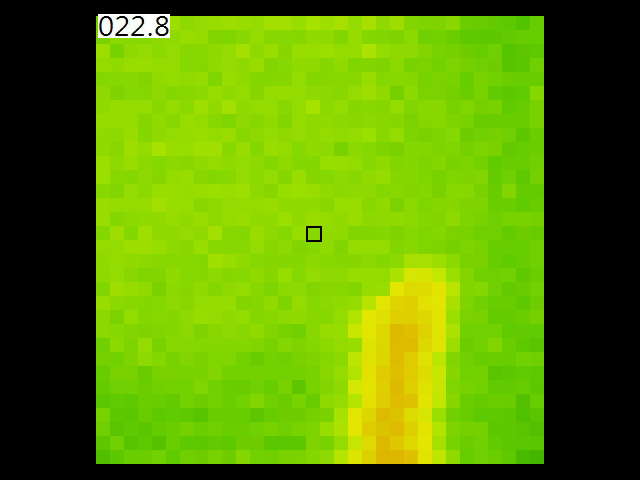
#> input picture train_src/finger_2018-01-30-09-24-37_00029.bmp, 640 x 480 px, given in place of x001.bmp, which was not available
$ python thermal_images.py   (older library calls are emulated)
#> lines starting #> are read from the running program, lines starting #| are printed output that depends on the picture; pictures that were not available may be replaced by others from this repository, and a replacement may not be noted
#!/usr/bin/env python3
# -*- coding: utf-8 -*-
"""
Created on Tue Feb  6 14:02:24 2018

@author: fredoleary
"""
import os
from enum import Enum
import numpy as np
from scipy import misc

# pylint: disable=C0301
# pylint: disable=C0103

IMAGE_WIDTH = 640
IMAGE_HEIGHT = 480
IMAGE_DEPTH = 3

THERMAL_HEIGHT = 448
THERMAL_WIDTH = 448
PIXEL_BLOCK = 14

TRAIN_SRC = "train_src"
TEST_SRC = "test_src"


class Label(Enum):
    """
    Thermal image categories
    """
    HEAD = 0
    HAND = 1
    FINGER = 2
    NOISE = 3

def reduce_image(file_in, dir_out, file_out):
    """
    1) load image file, reduce it to 32*32 color image.
    2) Save the image if file_out is not 'None'
    3) Return compressed image where RGB is packed as 0xRRGGBB (32 bit unsigned)
    """
#> called with file_in = 'src_images/x001.bmp', dir_out = 'dest_images', file_out = 'fred.bmp'

    try:
        image = misc.imread(file_in)
#> image is the input picture: shape (480, 640, 3); mean R, G, B 89.8, 139.1, 1.3
        image_dims = image.shape
#> image_dims = (480, 640, 3)
        np_ret = None
        if image_dims[0] != IMAGE_HEIGHT or image_dims[1] != IMAGE_WIDTH or image_dims[2] < IMAGE_DEPTH:
            print("Invalid image shape", image.shape)
        else:
            print("Processing", file_in)
            np_out = np.ndarray(shape=(32, 32, 3), dtype=np.int)
            np_ret = np.ndarray(shape=(32, 32), dtype=np.uint32)
            src_row_index = (IMAGE_HEIGHT - THERMAL_HEIGHT)/2
            src_col_index = (IMAGE_WIDTH - THERMAL_WIDTH)/2
            count = int(THERMAL_WIDTH/PIXEL_BLOCK)
            offset = PIXEL_BLOCK/2
            for row in range(count):
                for col in range(count):
                    row_index = int(src_row_index+(row*PIXEL_BLOCK)+offset)
                    col_index = int(src_col_index+(col*PIXEL_BLOCK)+offset)
                    pixel = image[row_index, col_index]
                    np_out[row, col, 0] = pixel[0]
                    np_out[row, col, 1] = pixel[1]
                    np_out[row, col, 2] = pixel[2]
                    ai_value = (pixel[0] << 16) | (pixel[1] << 8) | pixel[2]
                    np_ret[row, col] = ai_value
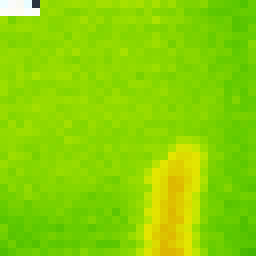
#> np_out: shape (32, 32, 3) int64 (shown 8 times larger); mean R, G, B 137.9, 213.2, 2.6
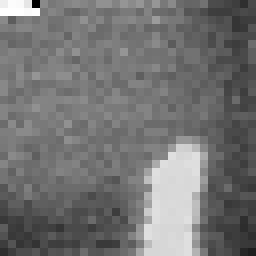
#> np_ret: shape (32, 32) uint32 (shown 8 times larger); min 2831423, max 16645624, mean 9088949.4; drawn with min black and max white

            # convert to floats
            np_ret = np_ret.astype('float32')
            # convert to range 0.0 -> 1.0
            np_ret /= 0xFFFFFF
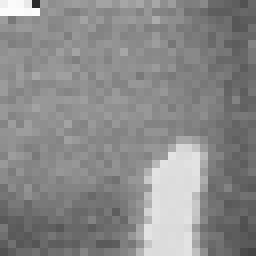
#> np_ret: shape (32, 32) float32 (shown 8 times larger); min 0.169, max 0.992, mean 0.542
            try:
                if file_out is not None:
                    if not os.path.isdir(dir_out):
                        os.makedirs(dir_out)
                    dest_file = dir_out +"//" + file_out
                    misc.imsave(dest_file, np_out)

            except (FileExistsError, PermissionError, NotADirectoryError) as err:
                print("File Error ", err)
                np_ret = None
        return np_ret

    except FileNotFoundError as err2:
        print("File Not Found ", err2.filename)
        return None

def label_image(file_in):
    """
    Return image label, (Head, hand, noise etc)
    """
    if file_in.startswith("head"):
        return Label.HEAD.value
    if file_in.startswith("noise"):
        return Label.NOISE.value
    if file_in.startswith("finger"):
        return Label.FINGER.value
    if file_in.startswith("hand"):
        return Label.HAND.value

    raise ValueError(" Unknown label " + file_in)

def load_data():
    """
    Training data exists in folder train_src as "Label_nnn.bmp". Example "face_001.bmp"
    Test data exists in folder test_src in the same format
    """
    x_train = []
    y_train = []
    x_test = []
    y_test = []

    for file in os.listdir(TRAIN_SRC):
        if file.endswith(".bmp"):
            image = reduce_image(TRAIN_SRC + "/" + file, None, None)
            if image is not None:
                x_train.append(image)
                y_train.append(label_image(file))

    for file in os.listdir(TEST_SRC):
        if file.endswith(".bmp"):
            image = reduce_image(TEST_SRC + "/" + file, None, None)
            if image is not None:
                x_test.append(image)
                y_test.append(label_image(file))
    return (x_train, y_train), (x_test, y_test)

if __name__ == "__main__":
    np_ai = reduce_image("src_images/x001.bmp", "dest_images", "fred.bmp")
    if np_ai is not None:
        print("np_ai - shape", np_ai.shape, "np_ai - dtype", np_ai.dtype)
#| np_ai - shape (32, 32) np_ai - dtype float32
        np.set_printoptions(formatter={'int':hex})
        print("np_ai data", np_ai)
#> (printed output is left out)
    print("Done")

$ run again, on train_src/finger_2018-01-30-09-24-37_00045.bmp
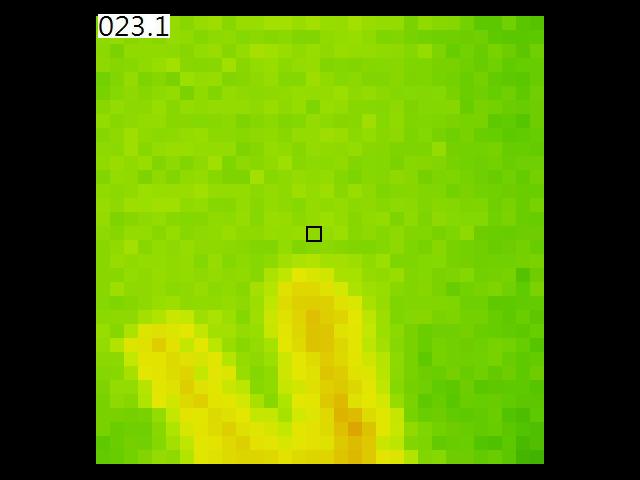
#> input picture train_src/finger_2018-01-30-09-24-37_00045.bmp, 640 x 480 px, given in place of x001.bmp, which was not available
#> in reduce_image, image is the input picture: shape (480, 640, 3); mean R, G, B 95.9, 140.3, 1.4
#> after the loop in reduce_image, `for row in range(count):`:
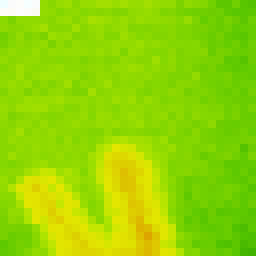
#> np_out: shape (32, 32, 3) int64 (shown 8 times larger); mean R, G, B 147.4, 215.1, 2.9
#> in reduce_image, `np_ret /= 0xFFFFFF`:
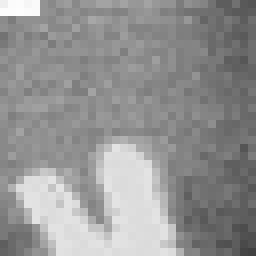
#> np_ret: shape (32, 32) float32 (shown 8 times larger); min 0.257, max 0.992, mean 0.579
#| np_ai - shape (32, 32) np_ai - dtype float32
#> (printed output is left out)

$ run again, on train_src/finger_long_finger.bmp
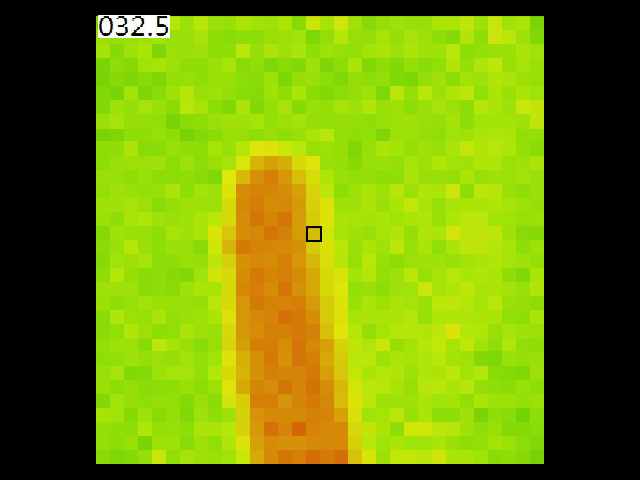
#> input picture train_src/finger_long_finger.bmp, 640 x 480 px, given in place of x001.bmp, which was not available
#> in reduce_image, image is the input picture: shape (480, 640, 4); mean R, G, B, A 110.2, 138.9, 6.1, 255
#> after the loop in reduce_image, `for row in range(count):`:
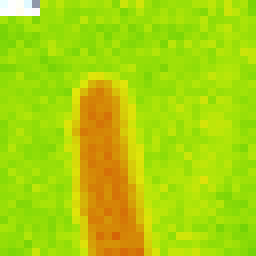
#> np_out: shape (32, 32, 3) int64 (shown 8 times larger); mean R, G, B 169.2, 213, 10.1
#> in reduce_image, `np_ret /= 0xFFFFFF`:
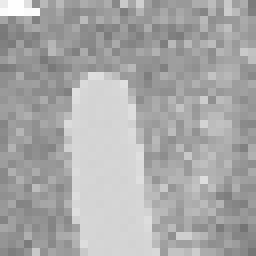
#> np_ret: shape (32, 32) float32 (shown 8 times larger); min 0.456, max 1, mean 0.664
#| np_ai - shape (32, 32) np_ai - dtype float32
#> (printed output is left out)
